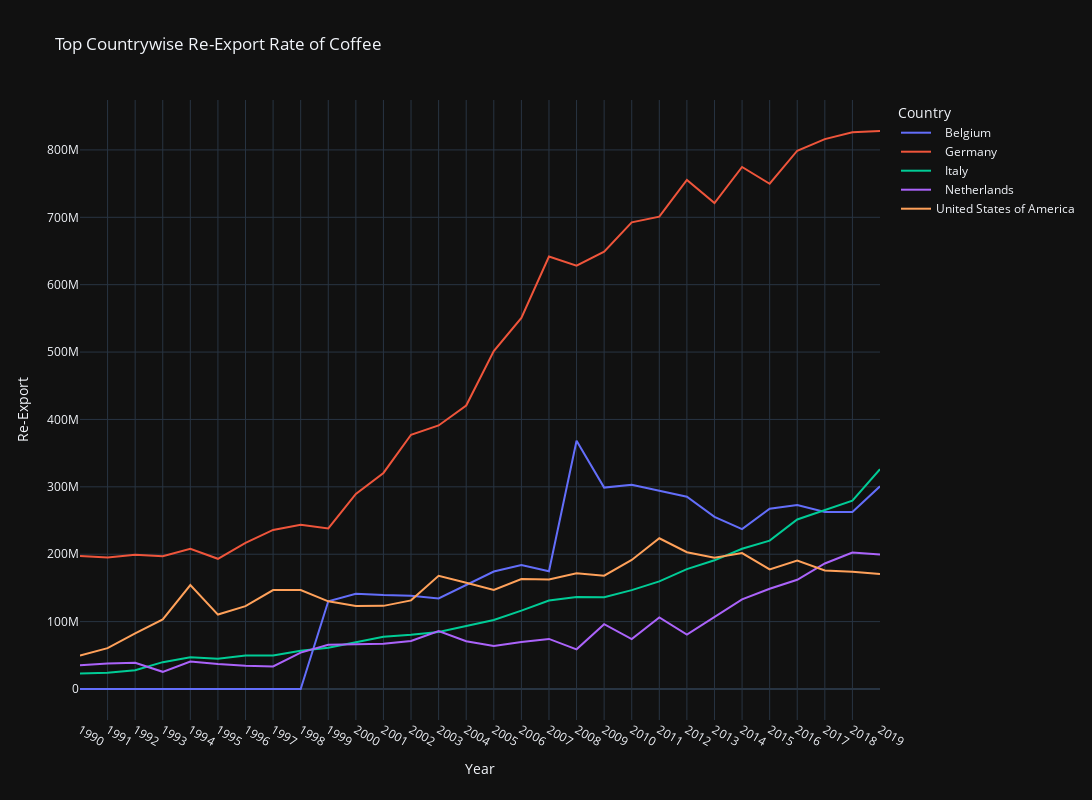

This figure's notebook cell:
### Code cell
fig = px.line(top_re_exporter, x = top_re_exporter.index, y= top_re_exporter.columns[0:],labels={
    "Country": "Countries",
    "value": "Re-Export"}, title='Top Countrywise Re-Export Rate of Coffee', width=1200, height=800)
fig.update_layout(legend_title_text="Country")

fig.show()

### Figure 1 — Plotly figure (JSON) as saved in the notebook; plotly's stock layout.template omitted (floating-point values rounded to 4 significant figures)
{"data": [{"hovertemplate": "variable=   Belgium<br>Year=%{x}<br>Re-Export=%{y}<extra></extra>", "legendgroup": "   Belgium", "line": {"color": "#636efa", "dash": "solid"}, "marker": {"symbol": "circle"}, "mode": "lines", "name": "   Belgium", "orientation": "v", "showlegend": true, "x": ["1990", "1991", "1992", "1993", "1994", "1995", "1996", "1997", "1998", "1999", "2000", "2001", "2002", "2003", "2004", "2005", "2006", "2007", "2008", "2009", "2010", "2011", "2012", "2013", "2014", "2015", "2016", "2017", "2018", "2019"], "xaxis": "x", "y": [0, 0, 0, 0, 0, 0, 0, 0, 0, 130140000, 141420000, 139440000, 138480000, 134280000, 154320000, 174300000, 184020000, 174660000, 368520000, 298860000, 303180000, 293640000, 285240000, 255420000, 237180000, 267600000, 273000000, 262620000, 262620000, 300840000], "yaxis": "y", "type": "scatter"}, {"hovertemplate": "variable=   Germany<br>Year=%{x}<br>Re-Export=%{y}<extra></extra>", "legendgroup": "   Germany", "line": {"color": "#EF553B", "dash": "solid"}, "marker": {"symbol": "circle"}, "mode": "lines", "name": "   Germany", "orientation": "v", "showlegend": true, "x": ["1990", "1991", "1992", "1993", "1994", "1995", "1996", "1997", "1998", "1999", "2000", "2001", "2002", "2003", "2004", "2005", "2006", "2007", "2008", "2009", "2010", "2011", "2012", "2013", "2014", "2015", "2016", "2017", "2018", "2019"], "xaxis": "x", "y": [197520000, 195120000, 199080000, 196920000, 208140000, 193200000, 216780000, 236100000, 243780000, 238320000, 289500000, 320640000, 377280000, 391080000, 420660000, 501360000, 550620000, 641820000, 628260000, 649140000, 692520000, 700980000, 755400000, 721200000, 774660000, 749760000, 798780000, 816000000, 826200000, 828060000], "yaxis": "y", "type": "scatter"}, {"hovertemplate": "variable=   Italy<br>Year=%{x}<br>Re-Export=%{y}<extra></extra>", "legendgroup": "   Italy", "line": {"color": "#00cc96", "dash": "solid"}, "marker": {"symbol": "circle"}, "mode": "lines", "name": "   Italy", "orientation": "v", "showlegend": true, "x": ["1990", "1991", "1992", "1993", "1994", "1995", "1996", "1997", "1998", "1999", "2000", "2001", "2002", "2003", "2004", "2005", "2006", "2007", "2008", "2009", "2010", "2011", "2012", "2013", "2014", "2015", "2016", "2017", "2018", "2019"], "xaxis": "x", "y": [22980000, 24120000, 27900000, 39840000, 47160000, 44940000, 49560000, 49560000, 56760000, 61380000, 69360000, 77400000, 80460000, 84600000, 93540000, 102480000, 116280000, 131280000, 136620000, 136320000, 146760000, 159780000, 177840000, 190980000, 208140000, 220140000, 251580000, 265020000, 279540000, 326280000], "yaxis": "y", "type": "scatter"}, {"hovertemplate": "variable=   Netherlands<br>Year=%{x}<br>Re-Export=%{y}<extra></extra>", "legendgroup": "   Netherlands", "line": {"color": "#ab63fa", "dash": "solid"}, "marker": {"symbol": "circle"}, "mode": "lines", "name": "   Netherlands", "orientation": "v", "showlegend": true, "x": ["1990", "1991", "1992", "1993", "1994", "1995", "1996", "1997", "1998", "1999", "2000", "2001", "2002", "2003", "2004", "2005", "2006", "2007", "2008", "2009", "2010", "2011", "2012", "2013", "2014", "2015", "2016", "2017", "2018", "2019"], "xaxis": "x", "y": [35100000, 37980000, 38880000, 25500000, 40680000, 37020000, 34500000, 33420000, 54060000, 65640000, 66360000, 67020000, 71160000, 85980000, 70860000, 63660000, 69840000, 74340000, 58860000, 96240000, 74160000, 106140000, 80820000, 106860000, 132960000, 148800000, 162120000, 186240000, 202560000, 199440000], "yaxis": "y", "type": "scatter"}, {"hovertemplate": "variable=United States of America<br>Year=%{x}<br>Re-Export=%{y}<extra></extra>", "legendgroup": "United States of America", "line": {"color": "#FFA15A", "dash": "solid"}, "marker": {"symbol": "circle"}, "mode": "lines", "name": "United States of America", "orientation": "v", "showlegend": true, "x": ["1990", "1991", "1992", "1993", "1994", "1995", "1996", "1997", "1998", "1999", "2000", "2001", "2002", "2003", "2004", "2005", "2006", "2007", "2008", "2009", "2010", "2011", "2012", "2013", "2014", "2015", "2016", "2017", "2018", "2019"], "xaxis": "x", "y": [49500000, 60600000, 82620000, 103200000, 154320000, 110460000, 122940000, 146760000, 146820000, 130080000, 123300000, 123360000, 131520000, 167880000, 157560000, 147120000, 163260000, 162420000, 171660000, 168120000, 191460000, 223680000, 203040000, 194880000, 201660000, 177480000, 190500000, 175800000, 174120000, 170520000], "yaxis": "y", "type": "scatter"}], "layout": {"xaxis": {"anchor": "y", "domain": [0.0, 1.0], "title": {"text": "Year"}}, "yaxis": {"anchor": "x", "domain": [0.0, 1.0], "title": {"text": "Re-Export"}}, "legend": {"title": {"text": "Country"}, "tracegroupgap": 0}, "title": {"text": "Top Countrywise Re-Export Rate of Coffee"}, "height": 800, "width": 1200}}
